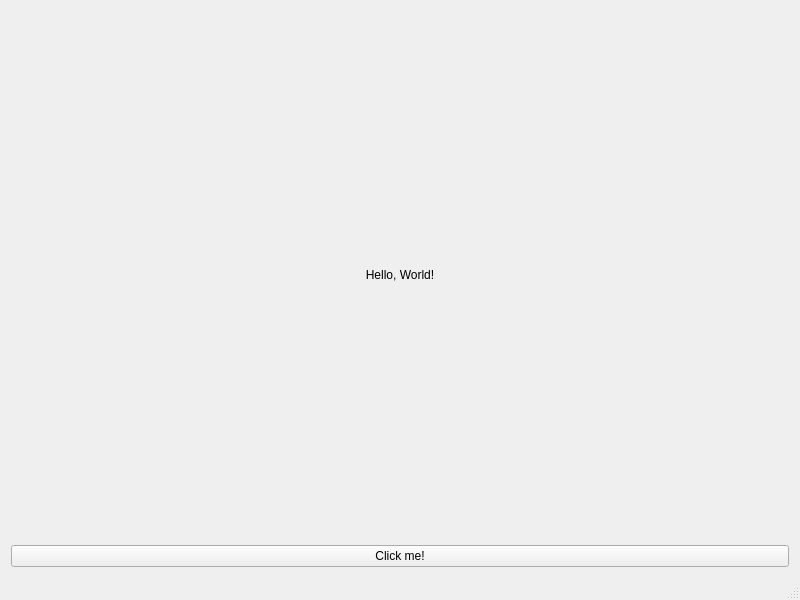
<?xml version="1.0" encoding="UTF-8"?>
<ui version="4.0">
 <class>MainWindow</class>
 <widget class="QMainWindow" name="MainWindow">
  <property name="geometry">
   <rect>
    <x>0</x>
    <y>0</y>
    <width>800</width>
    <height>600</height>
   </rect>
  </property>
  <widget class="QWidget" name="centralWidget">
   <layout class="QVBoxLayout" name="verticalLayout">
    <item>
     <widget class="QLabel" name="label">
      <property name="text">
       <string>Hello, World!</string>
      </property>
      <property name="alignment">
       <set>Qt::AlignCenter</set>
      </property>
     </widget>
    </item>
    <item>
     <widget class="QPushButton" name="pushButton">
      <property name="text">
       <string>Click me!</string>
      </property>
     </widget>
    </item>
   </layout>
  </widget>
  <widget class="QMenuBar" name="menuBar">
   <property name="geometry">
    <rect>
     <x>0</x>
     <y>0</y>
     <width>800</width>
     <height>21</height>
    </rect>
   </property>
  </widget>
  <widget class="QStatusBar" name="statusBar"/>
 </widget>
 <layoutdefault spacing="6" margin="11"/>
 <resources/>
 <connections/>
</ui>
